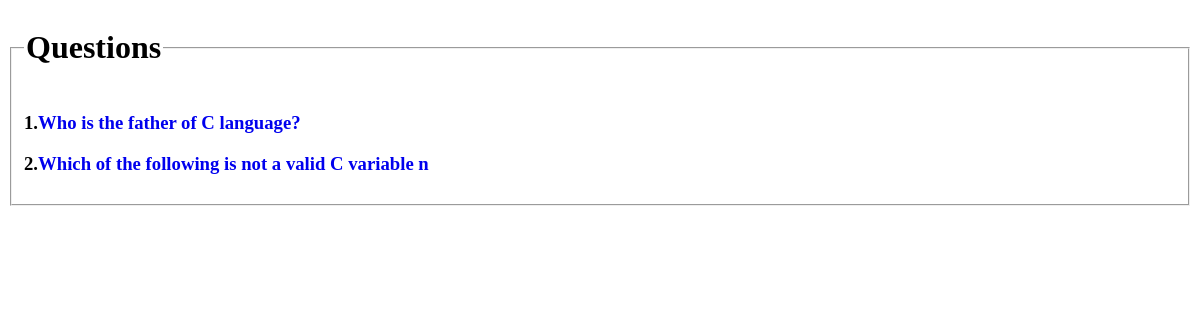
Page /all_questions/ on the earlier database version.
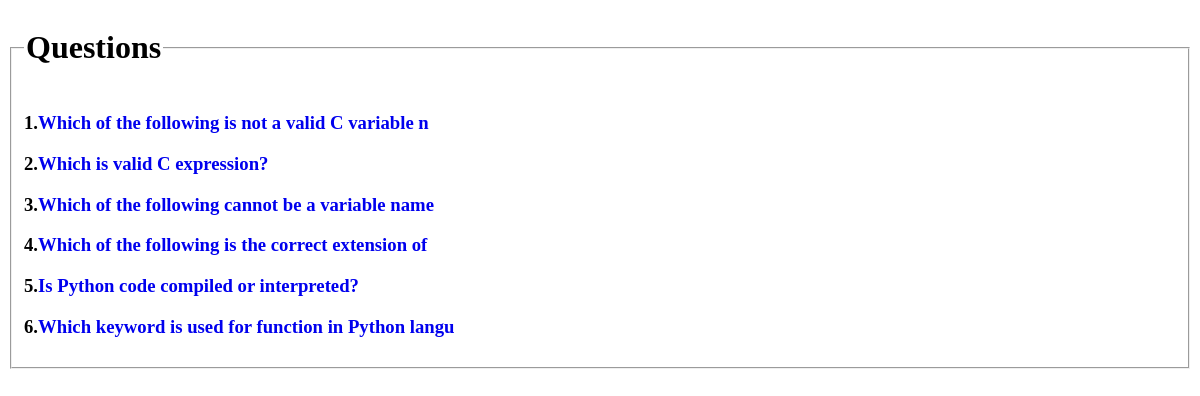
Same page on the later database version.
### qbank/models.py (models this page shows, shortened)
class Question(models.Model):
	question_text=models.CharField(max_length=50, unique=True)
	score= models.IntegerField(default=0)
	is_active= models.BooleanField(default='False')
	category= models.ForeignKey(Category, on_delete=models.CASCADE)

### qbank/views.py (the view)
# urls.py: path('all_questions/',views.all_questions,name='all_questions'),
def all_questions(request):
	que=Question.objects.all()
	return render(request,'qbank/all_questions.html',context={'objects':que,})

### qbank/templates/qbank/all_questions.html (shortened to what this page needs)
<html>
<head>
</head>
<body>
<form action="#" method="post">
<fieldset>
    <legend><h1>Questions</h1></legend>
    {% for que in objects %}
    <h3>{{forloop.counter}}.<a href="{% url 'single_question' que.id %}" style="text-decoration: none;">{{que.question_text}}<a></h3>
    {% endfor %}
    </fieldset>
</form>
</body>
</html>

Differences in the rows shown:
removed Question: question_text "Who is the father of C language?"
added Question: question_text "Which is valid C expression?"
added Question: question_text "Which of the following cannot be a variable name"
added Question: question_text "Which of the following is the correct extension of"
added Question: question_text "Is Python code compiled or interpreted?"
added Question: question_text "Which keyword is used for function in Python langu"
